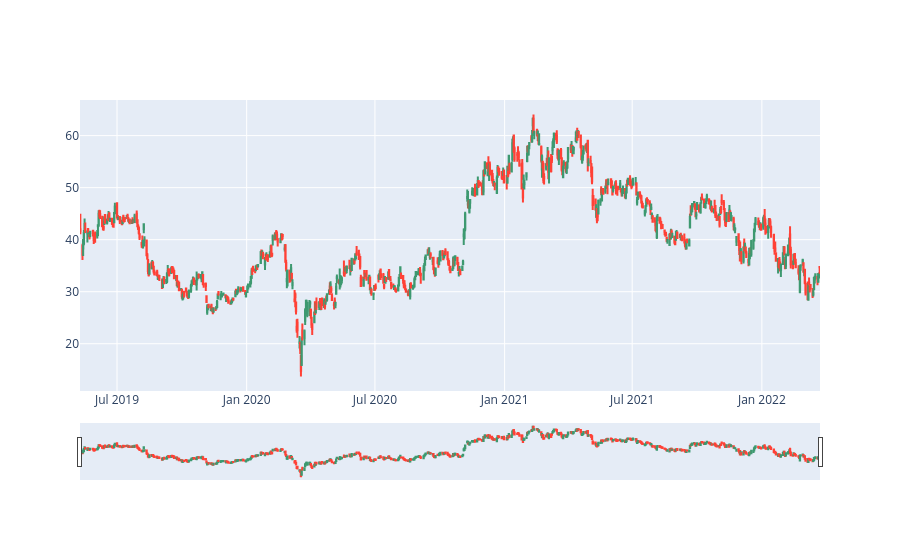

Here is the notebook cell this chart was saved with:
### Markdown cell above
Graph 9

Candlestick Chart

### Code cell
fig=go.Figure(data=[go.Candlestick(
    x=uber['Date'],
    open=uber['Open'],
    high=uber['High'],
    low=uber['Low'],
    close=uber['Close']
)])
plt.savefig("images/Open,Low,High.png", dpi=300, bbox_inches="tight")
fig.show()

### Figure 1 — Plotly figure (JSON) as saved in the notebook; plotly's stock layout.template omitted (floating-point values rounded to 4 significant figures; data arrays with more than 128 entries replaced by an {"elided": "..."} marker saying what was removed)
{"data": [{"close": {"elided": "725 float values"}, "high": {"elided": "725 float values"}, "low": {"elided": "725 float values"}, "open": {"elided": "725 float values"}, "type": "candlestick", "x": {"elided": "725 str values"}}], "layout": {}}
